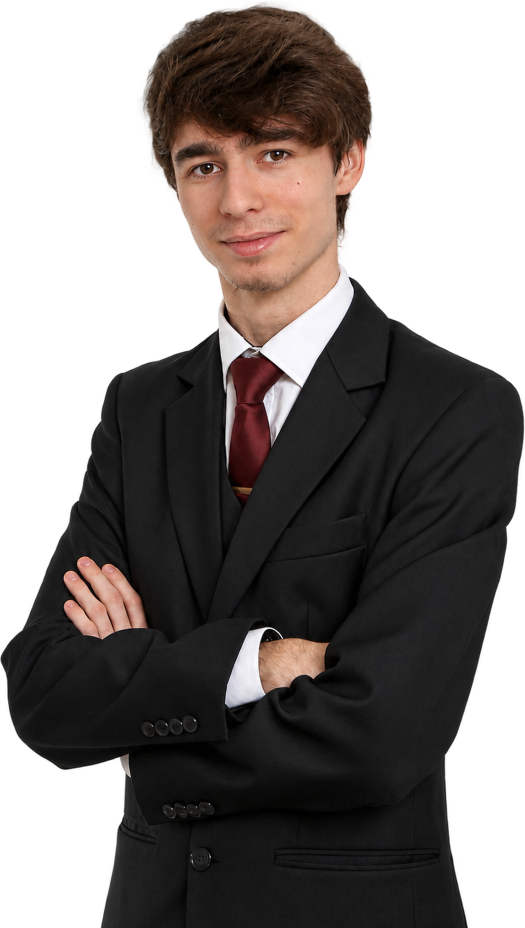
#> input picture tools/portret-2x.png, 1574 x 2784 px (shown at 1/3 size)
$ python brand.py
#> lines starting #> are read from the running program, lines starting #| are printed output that depends on the picture
### tools/graphics.py
"""Generate share images for advice posts.

  python3 tools/graphics.py            -> public/og/porady/<slug>.png (1200x630, link previews)
  python3 tools/graphics.py --fb DIR   -> also DIR/<nn>-<slug>.png (1080x1350, Facebook/Instagram posts)

Run after adding a new post in src/content/porady and commit the PNGs.
"""
import re, sys, glob, os
from PIL import Image, ImageDraw, ImageFont, ImageFilter

ROOT = os.path.dirname(os.path.dirname(os.path.abspath(__file__)))
FONT = os.path.join(ROOT, 'tools/fonts/InterTight.ttf')
MONO = os.path.join(ROOT, 'tools/fonts/JetBrainsMono.ttf')
BG, INK, MUTED, FAINT, ACC, ONACC, LINE = (10, 11, 13), (237, 237, 237), (163, 166, 173), (138, 142, 150), (255, 91, 31), (10, 11, 13), (36, 38, 43)

def font(size, weight='Regular', mono=False):
    f = ImageFont.truetype(MONO if mono else FONT, size)
    f.set_variation_by_name(weight)
    return f

# [28 lines left out: functions posts, wrap, not called in this run]

def glow(img, center, radius, color, alpha):
#> called with center = (930, 300), radius = 300, color = (255, 91, 31), alpha = 120
    layer = Image.new('RGBA', img.size, (0, 0, 0, 0))
#> layer: PIL image 1200x630 RGBA; every value is 0
    d = ImageDraw.Draw(layer)
    x, y = center
    d.ellipse((x - radius, y - radius, x + radius, y + radius), fill=color + (alpha,))
    layer = layer.filter(ImageFilter.GaussianBlur(radius * 0.55))
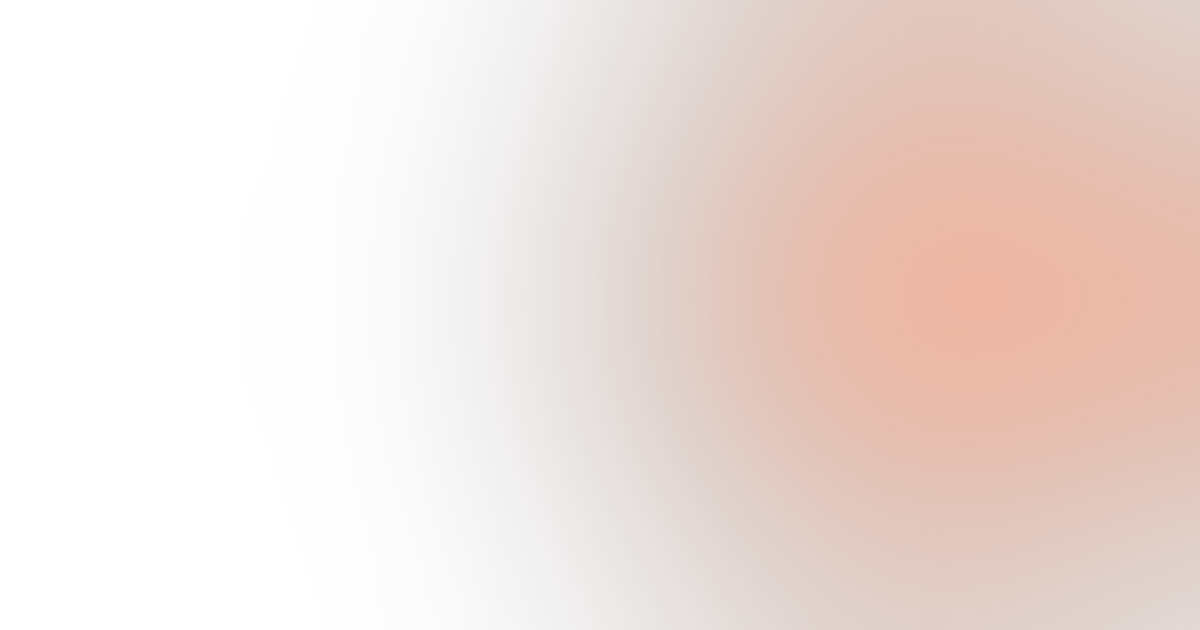
#> layer: PIL image 1200x630 RGBA; mean R, G, B, A 80.6, 28.8, 9.8, 37.9; transparent parts drawn white
    img.alpha_composite(layer)

# [91 lines left out: functions logo, fit_title, fb, og, not called in this run]

# [8 lines that do not run on import are left out]

### tools/brand.py
"""Brand images: default share image (public/og.jpg) and Instagram/Facebook profile pictures.

  python3 tools/brand.py OUTDIR    -> public/og.jpg + OUTDIR/profil-*.png
"""
import os, sys
from PIL import Image, ImageDraw, ImageFilter
import graphics as G

ROOT = G.ROOT

def logo(d, x, y, size, ink=G.INK, acc=G.ACC):
    f = G.font(size, 'Bold')
    d.text((x, y), 'borawski', font=f, fill=ink)
    d.text((x + d.textlength('borawski', font=f), y), '_', font=f, fill=acc)
    return d.textlength('borawski_', font=f)

def og(out):
    W, H = 1200, 630
    img = Image.new('RGBA', (W, H), G.BG + (255,))
    G.glow(img, (930, 300), 300, G.ACC, 120)
    G.glow(img, (1080, 120), 160, (255, 140, 60), 60)
#> call 2 of glow, with center = (1080, 120), radius = 160, color = (255, 140, 60), alpha = 60
#> in glow (call 2), `layer = layer.filter(ImageFilter.GaussianBlur(radius * 0.55))`:
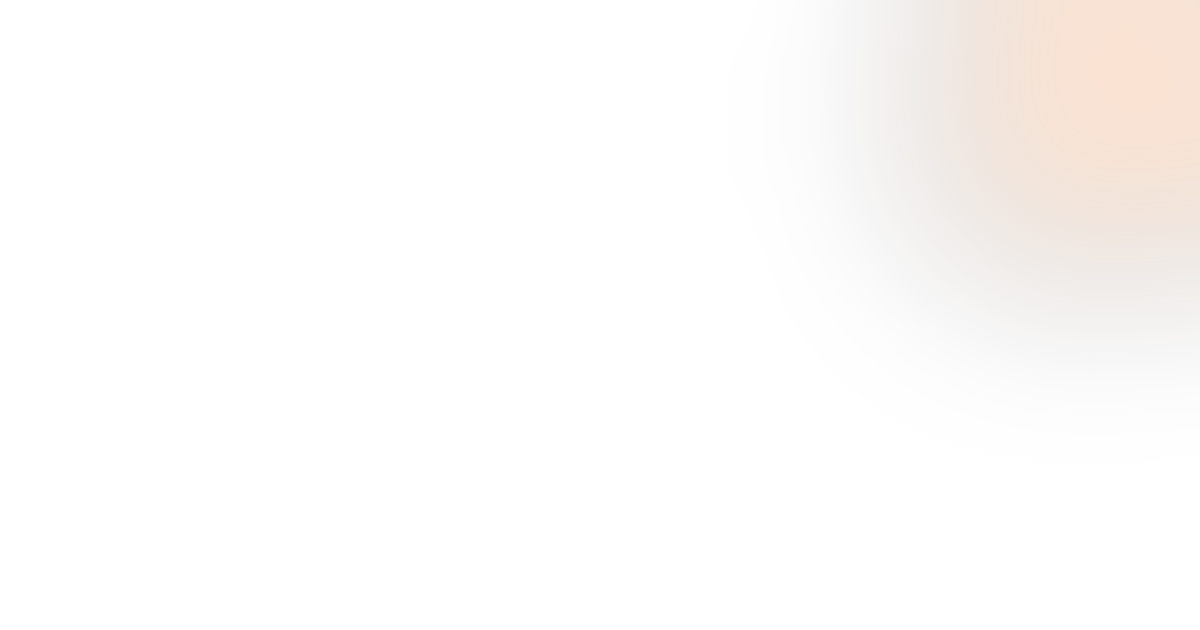
#> layer: PIL image 1200x630 RGBA; mean R, G, B, A 22.4, 12.3, 5.3, 5.3; transparent parts drawn white
#> in glow (call 2), `img.alpha_composite(layer)`:
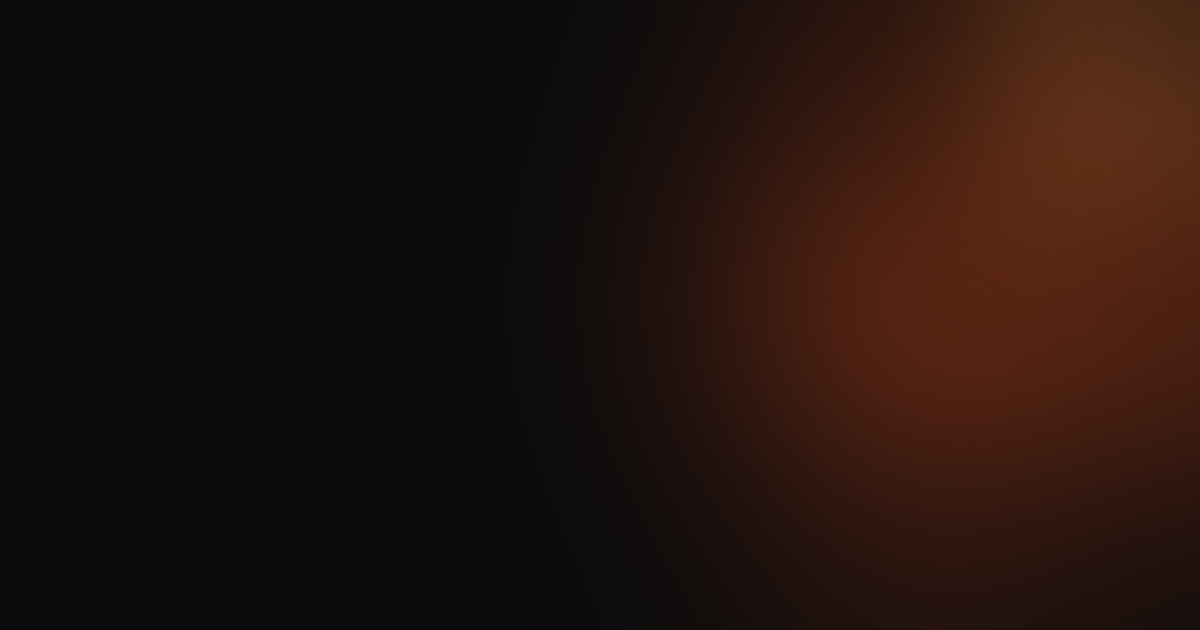
#> img: PIL image 1200x630 RGBA; mean R, G, B, A 33, 18.7, 14.3, 255
    por = Image.open(os.path.join(ROOT, 'tools/portret-2x.png')).convert('RGBA')
#> por is the input picture: PIL image 1574x2784 RGBA; mean R, G, B, A 33.6, 27.7, 25.9, 154.2
    ph = 600; por = por.resize((int(por.width * ph / por.height), ph), Image.LANCZOS)
#> after `por = por.resize((int(por.width * ph / por.height), ph), Image.LANCZOS`:
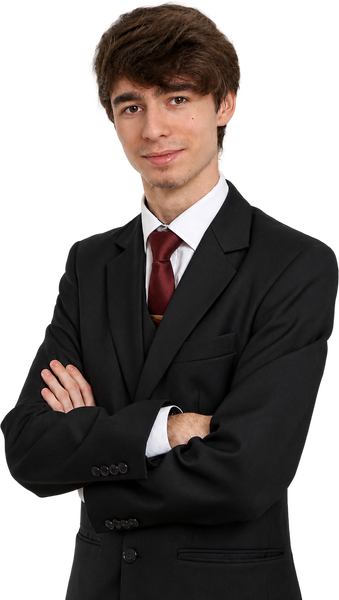
#> por: PIL image 339x600 RGBA; mean R, G, B, A 33.5, 27.8, 25.9, 154.2; transparent parts drawn white
    mask = Image.new('L', por.size, 255); md = ImageDraw.Draw(mask)
#> after `mask = Image.new('L', por.size, 255)`: mask: PIL image 339x600 L; every value is 255
    for i in range(140):
        md.line([(0, ph - 140 + i), (por.width, ph - 140 + i)], fill=int(255 * (1 - i / 140)))
    a = Image.composite(por.getchannel('A'), Image.new('L', por.size, 0), mask); por.putalpha(a)
#> after `a = Image.composite(por.getchannel('A'), Image.new('L', por.size, 0), `:
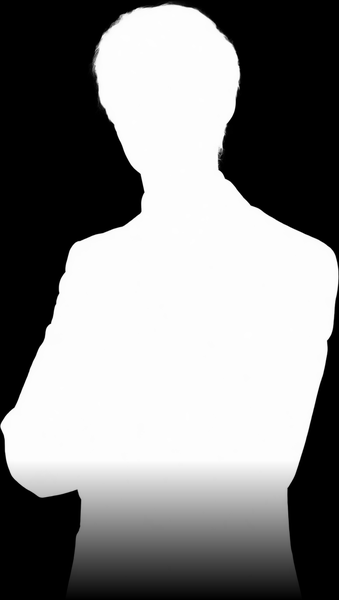
#> a: PIL image 339x600 L; min 0, max 255, mean 134.7
#> after `por.putalpha(a)`:
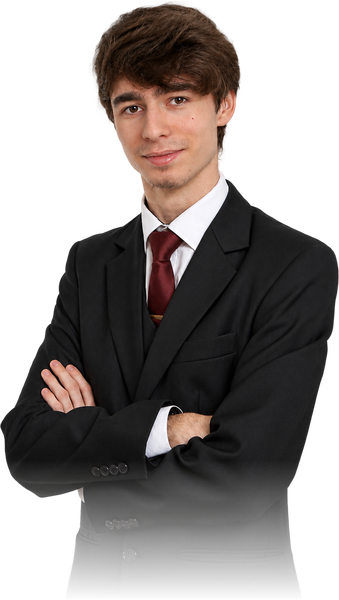
#> por: PIL image 339x600 RGBA; mean R, G, B, A 33.5, 27.8, 25.9, 134.7; transparent parts drawn white
    img.paste(por, (930 - por.width // 2, H - ph + 30), por)
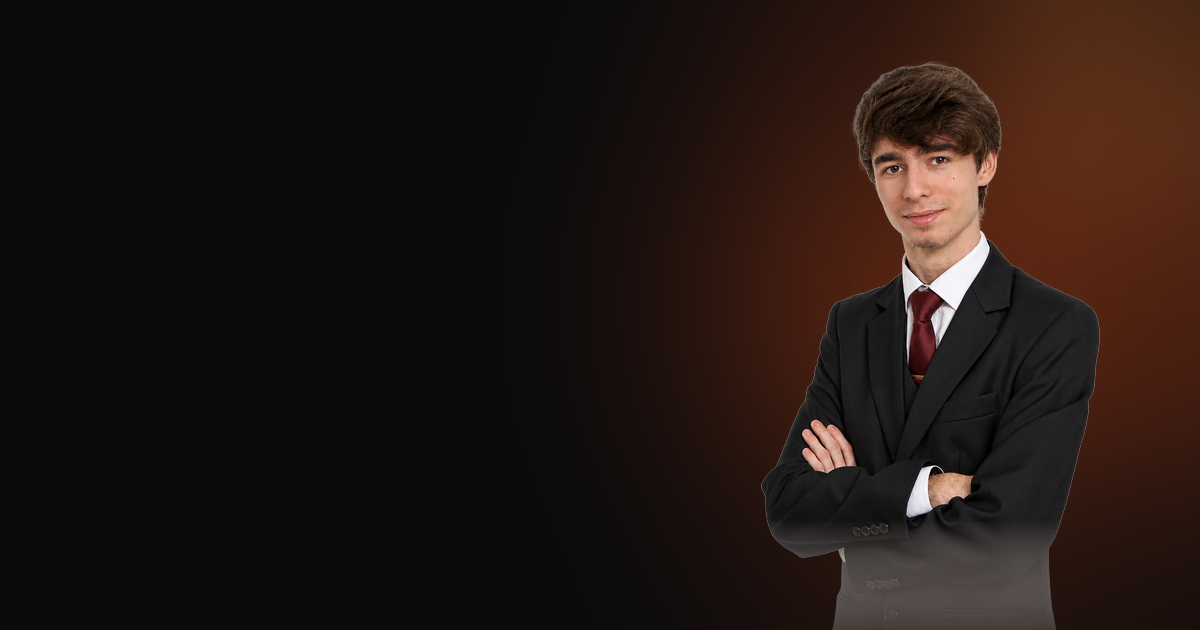
#> img: PIL image 1200x630 RGBA; mean R, G, B, A 31.7, 21.3, 18.3, 253.1; transparent parts drawn white
    d = ImageDraw.Draw(img)
    logo(d, 64, 60, 34)
    tf = G.font(76, 'Bold')
    d.text((64, 200), 'Mikołaj Borawski.', font=tf, fill=G.INK)
    d.text((64, 290), 'Patrzę miastu', font=tf, fill=(110, 114, 122))
    d.text((64, 380), 'na ręce.', font=tf, fill=(110, 114, 122))
    mf = G.font(24, mono=True)
    d.ellipse((66, 540, 78, 552), fill=G.ACC)
    d.text((92, 531), 'mikolajborawski.pl · Częstochowa', font=mf, fill=G.MUTED)
    img.convert('RGB').save(out, quality=90)

def profile(out, variant='dark'):
    S = 1080
    bg = G.BG if variant == 'dark' else G.ACC
    img = Image.new('RGBA', (S, S), bg + (255,))
    if variant == 'dark':
        G.glow(img, (S // 2, S // 2), 420, G.ACC, 70)
    d = ImageDraw.Draw(img)
    size = 150
    f = G.font(size, 'Bold')
    w = d.textlength('borawski_', font=f)
    bb = d.textbbox((0, 0), 'borawski', font=f)
    x = (S - w) / 2; y = (S - (bb[3] - bb[1])) / 2 - bb[1]
    ink = G.INK if variant == 'dark' else G.BG
    acc = G.ACC if variant == 'dark' else (255, 255, 255)
    logo(d, x, y, size, ink, acc)
    img.convert('RGB').save(out)

if __name__ == '__main__':
#> (the run stopped early here; a loop or call above may not have finished)
